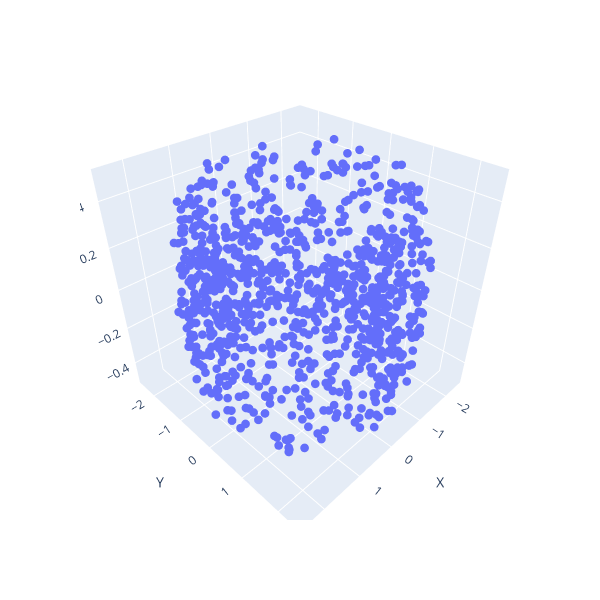

Notebook source saved alongside this figure:
### Code cell
# Betti numbers
betti_nums = get_betti_nums(diagram, threshold)
print(f'betti_nums = {betti_nums}')

# Now the interactive 3D scatter
x, y, z = sample[:,0], sample[:,1], sample[:,2]

fig = px.scatter_3d(
    x=x, y=y, z=z,
    labels={'x':'X','y':'Y','z':'Z'},
    width=600, height=600,
)
fig.update_traces(marker={'size': 3})
# lock axes to equal scale
fig.update_layout(
    scene=dict(
        aspectmode='cube'
    )
)
fig.show()

### Figure 1 — Plotly figure (JSON) as saved in the notebook; plotly's stock layout.template omitted (floating-point values rounded to 4 significant figures; data arrays with more than 128 entries replaced by an {"elided": "..."} marker saying what was removed)
{"data": [{"hovertemplate": "X=%{x}<br>Y=%{y}<br>Z=%{z}<extra></extra>", "legendgroup": "", "marker": {"color": "#636efa", "size": 3, "symbol": "circle"}, "mode": "markers", "name": "", "scene": "scene", "showlegend": false, "type": "scatter3d", "x": {"elided": "1000 float values"}, "y": {"elided": "1000 float values"}, "z": {"elided": "1000 float values"}}], "layout": {"height": 600, "legend": {"tracegroupgap": 0}, "margin": {"t": 60}, "scene": {"domain": {"x": [0, 1], "y": [0, 1]}, "xaxis": {"title": {"text": "X"}}, "yaxis": {"title": {"text": "Y"}}, "zaxis": {"title": {"text": "Z"}}}, "width": 600}}
